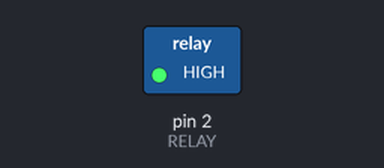
This sketch was run on a simulated Arduino Uno, built with avr-gcc and run on an emulated ATmega328P. Shown: switched loads named in the sketch (green lamp = pin HIGH).

Above: at 1.0 s.
At 5.5 s:
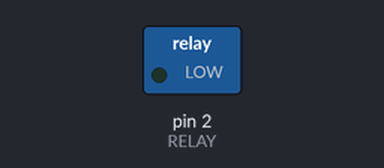
Timing chart, 0 to 6.9 s (numbered marks = the images above):
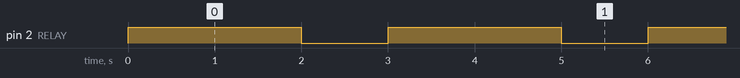

Measured:
- by itself, pin 2 (RELAY): alternates HIGH for 2.0 s and LOW for 1.0 s

The sketch:

test24RelayController.ino
```cpp
#define RELAY 2
//Relay제어
void setup(){
  Serial.begin(9600);
  pinMode(RELAY ,OUTPUT);
}


void loop(){
  digitalWrite(RELAY,HIGH);
  delay(2000);
  digitalWrite(RELAY,LOW);
  delay(1000);
}
```
